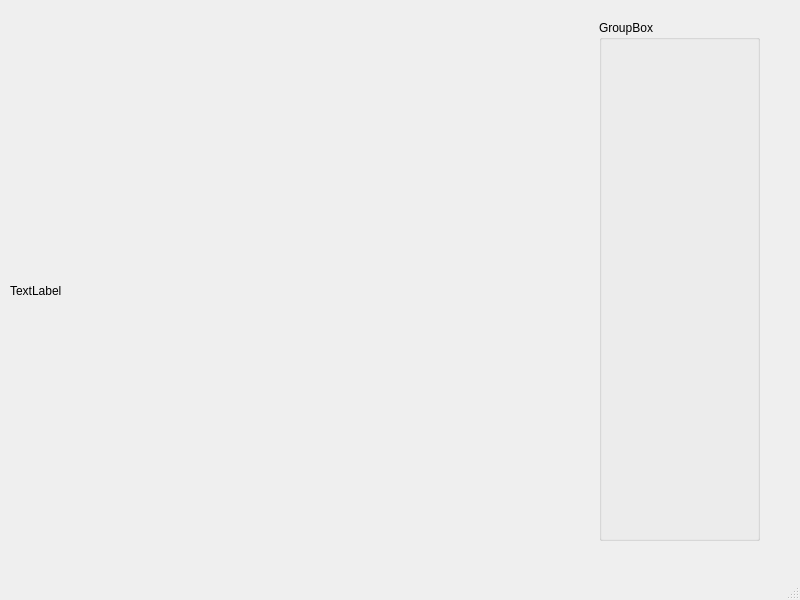
<?xml version="1.0" encoding="UTF-8"?>
<ui version="4.0">
 <class>MainWindow</class>
 <widget class="QMainWindow" name="MainWindow">
  <property name="geometry">
   <rect>
    <x>0</x>
    <y>0</y>
    <width>800</width>
    <height>600</height>
   </rect>
  </property>
  <property name="windowTitle">
   <string>MainWindow</string>
  </property>
  <widget class="QWidget" name="centralwidget">
   <widget class="QGroupBox" name="groupBox">
    <property name="geometry">
     <rect>
      <x>599</x>
      <y>20</y>
      <width>161</width>
      <height>521</height>
     </rect>
    </property>
    <property name="title">
     <string>GroupBox</string>
    </property>
   </widget>
   <widget class="QLabel" name="label">
    <property name="geometry">
     <rect>
      <x>10</x>
      <y>10</y>
      <width>781</width>
      <height>561</height>
     </rect>
    </property>
    <property name="text">
     <string>TextLabel</string>
    </property>
   </widget>
  </widget>
  <widget class="QMenuBar" name="menubar">
   <property name="geometry">
    <rect>
     <x>0</x>
     <y>0</y>
     <width>800</width>
     <height>21</height>
    </rect>
   </property>
  </widget>
  <widget class="QStatusBar" name="statusbar"/>
 </widget>
 <resources/>
 <connections/>
</ui>
